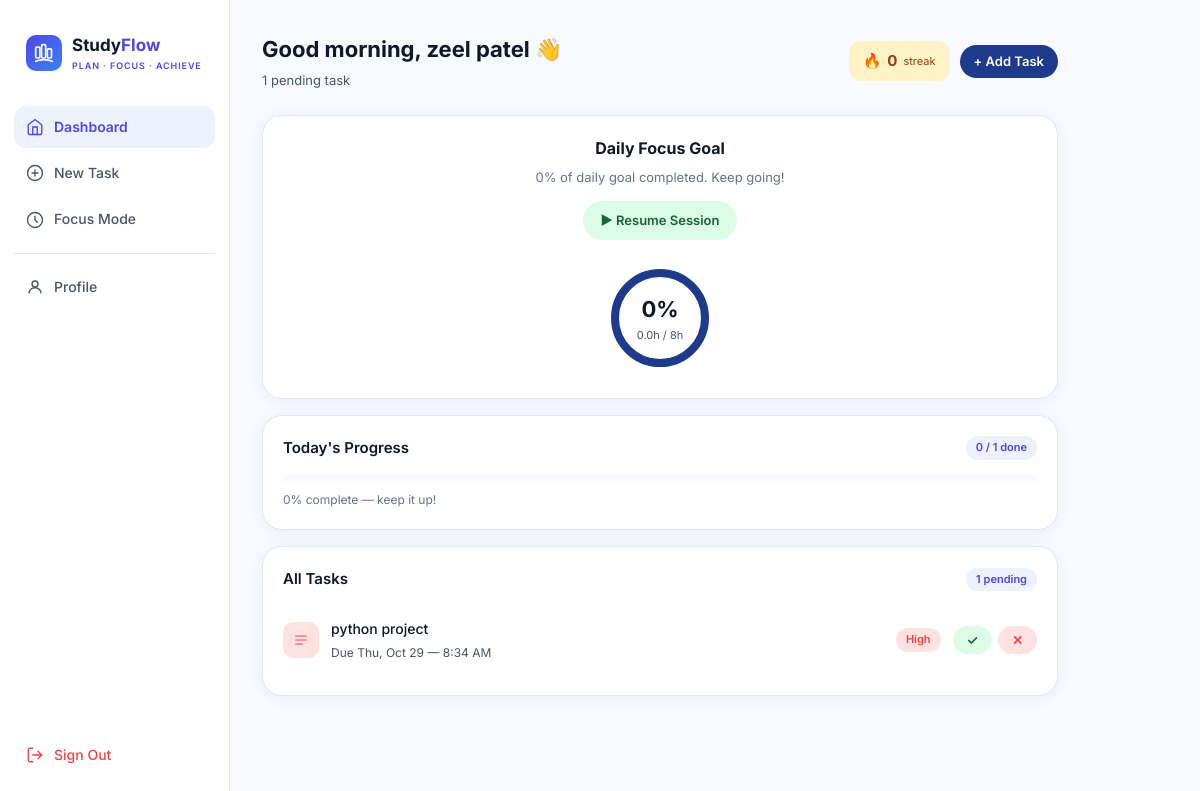
The page /dashboard/ (signed in) on the database its author committed.
### studyflow/models.py (models this page shows, shortened)
class UserProfile(models.Model):
    user          = models.OneToOneField(User, on_delete=models.CASCADE, related_name='profile')
    streak        = models.PositiveIntegerField(default=0)
    last_active   = models.DateField(null=True, blank=True)
    dark_mode     = models.BooleanField(default=False)
    notifications = models.BooleanField(default=True)
    level         = models.PositiveIntegerField(default=1)
    def total_focus_hours(self):
        total = sum(s.duration_minutes for s in self.user.sessions.all())
        return round(total / 60, 1)

class Task(models.Model):
    PRIORITY_CHOICES = [('low','Low'),('medium','Medium'),('high','High')]
    user        = models.ForeignKey(User, on_delete=models.CASCADE, related_name='tasks')
    subject     = models.CharField(max_length=200)
    description = models.TextField(blank=True)
    deadline    = models.DateTimeField()
    priority    = models.CharField(max_length=10, choices=PRIORITY_CHOICES, default='medium')
    completed   = models.BooleanField(default=False)
    file        = models.FileField(upload_to='task_files/', blank=True, null=True)
    created_at  = models.DateTimeField(auto_now_add=True)
    class Meta:
        ordering = ['deadline']

### studyflow/views.py (the view)
# urls.py: path('dashboard/',          views.dashboard,       name='dashboard'),
@login_required
def dashboard(request):
    today    = timezone.now().date()
    profile, _ = UserProfile.objects.get_or_create(user=request.user)
    all_tasks  = request.user.tasks.filter(completed=False).order_by('deadline')
    upcoming   = request.user.tasks.filter(deadline__date__gt=today, completed=False)[:5]
    total      = request.user.tasks.count()
    done       = request.user.tasks.filter(completed=True).count()
    progress   = int((done / total * 100) if total else 0)
    focus_hrs  = profile.total_focus_hours()
    focus_pct  = min(int((focus_hrs / 8) * 100), 100)
    return render(request, 'studyflow/dashboard.html', {
        'all_tasks': all_tasks, 'upcoming': upcoming,
        'progress': progress, 'done': done, 'total': total,
        'profile': profile, 'focus_pct': focus_pct, 'focus_hrs': focus_hrs,
    })

### studyflow/templates/studyflow/dashboard.html (shortened to what this page needs)
{% extends 'studyflow/base.html' %}
{% block content %}
<div class="page-header">
  <div>
    <h1 class="page-title">Good morning, {{ request.user.username }} 👋</h1>
    <p class="page-sub">{{ all_tasks.count }} pending task{{ all_tasks.count|pluralize }}</p>
  </div>
  <div style="display:flex;gap:10px;align-items:center;">
    <div style="background:#fef3c7;border-radius:12px;padding:8px 14px;display:flex;align-items:center;gap:6px;">
      <span>🔥</span><span style="font-size:15px;font-weight:700;color:#92400e;">{{ profile.streak }}</span><span style="font-size:11px;color:#92400e;">streak</span>
    </div>
    <a href="{% url 'task_create' %}" class="btn btn-primary btn-sm">+ Add Task</a>
  </div>
</div>
<div class="card" style="text-align:center;">
  <h3 style="font-size:16px;font-weight:700;margin-bottom:5px;">Daily Focus Goal</h3>
  <p style="font-size:13px;color:#64748b;margin-bottom:14px;">{{ focus_pct }}% of daily goal completed. Keep going!</p>
  <a href="{% url 'focus' %}" style="display:inline-flex;align-items:center;gap:6px;background:#dcfce7;color:#166534;border:none;border-radius:30px;padding:9px 18px;font-size:13px;font-weight:600;cursor:pointer;text-decoration:none;margin-bottom:18px;">▶ Resume Session</a>
  <div class="focus-ring-wrap">
    <svg class="ring-svg" width="120" height="120" viewBox="0 0 120 120">
      <circle class="ring-bg" cx="60" cy="60" r="45"/>
      <circle class="ring-fill" cx="60" cy="60" r="45" style="stroke-dashoffset:{{ 283|add:'-'|add:focus_pct|floatformat:0 }};"/>
    </svg>
    <div class="ring-inner">
      <div class="ring-pct">{{ focus_pct }}%</div>
      <div class="ring-sub">{{ focus_hrs }}h / 8h</div>
    </div>
  </div>
</div>
<div class="card">
  <div class="sec-header">
    <span class="sec-title">Today's Progress</span>
    <span class="pill pill-blue">{{ done }} / {{ total }} done</span>
  </div>
  <div class="progress-wrap">
  </div>
  <p style="font-size:12px;color:#64748b;margin-top:8px;">{{ progress }}% complete — keep it up!</p>
</div>
<div class="card">
  <div class="sec-header">
    <span class="sec-title">All Tasks</span>
    <span class="pill pill-blue">{{ all_tasks.count }} pending</span>
  </div>
  {% if all_tasks %}
    {% for task in all_tasks %}
    <div class="task-item">
      <div style="width:36px;height:36px;border-radius:10px;display:flex;align-items:center;justify-content:center;flex-shrink:0;
        {% if task.priority == 'high' %}background:#fee2e2;{% elif task.priority == 'medium' %}background:#fef3c7;{% else %}background:#dcfce7;{% endif %}">
        <svg width="16" height="16" viewBox="0 0 24 24" fill="none" stroke="{% if task.priority == 'high' %}#ef4444{% elif task.priority == 'medium' %}#f59e0b{% else %}#22c55e{% endif %}" stroke-width="1.8" stroke-linecap="round"><path d="M4 6h16M4 12h16M4 18h10"/></svg>
      </div>
      <div style="flex:1;min-width:0;">
        <div class="task-name">{{ task.subject }}</div>
        <div class="task-due">Due {{ task.deadline|date:"D, M j — g:i A" }}</div>
      </div>
      <span class="pill {% if task.priority == 'high' %}pill-red{% elif task.priority == 'medium' %}pill-amber{% else %}pill-green{% endif %}">
        {{ task.get_priority_display }}
      </span>
      <div class="task-actions">
        <form method="POST" action="{% url 'task_complete' task.pk %}" style="display:inline;">
          <button type="submit" class="btn btn-success btn-sm" title="Mark done">✓</button>
        </form>
        <form method="POST" action="{% url 'task_delete' task.pk %}" style="display:inline;">
          <button type="submit" class="btn btn-danger btn-sm" title="Delete">✕</button>
        </form>
      </div>
    </div>
    {% endfor %}
  {% endif %}
</div>
{% endblock %}

### studyflow/templates/studyflow/base.html (shortened to what this page needs)
{% load static %}
<!DOCTYPE html>
<html lang="en">
<head>
  <link rel="stylesheet" href="{% static 'studyflow/css/style.css' %}">
</head>
<body class="{% if request.user.is_authenticated and request.user.profile.dark_mode %}dark{% endif %}">
<div class="app-shell">
  <nav class="sidebar">
    <div class="logo">
      <div class="logo-icon">
        <svg viewBox="0 0 24 24" fill="none" stroke="#fff" stroke-width="2" stroke-linecap="round">
          <rect x="2" y="5" width="5" height="13" rx="1.5"/>
          <rect x="9" y="2" width="5" height="16" rx="1.5"/>
          <rect x="16" y="7" width="5" height="11" rx="1.5"/>
          <path d="M2 22 Q12 18 22 22"/>
        </svg>
      </div>
      <div>
        <div class="logo-text">Study<span>Flow</span></div>
        <div class="logo-tagline">PLAN · FOCUS · ACHIEVE</div>
      </div>
    </div>
    <a href="{% url 'dashboard' %}" class="nav-item {% if request.resolver_match.url_name == 'dashboard' %}active{% endif %}">
      <svg viewBox="0 0 24 24" fill="none" stroke="currentColor" stroke-width="1.8" stroke-linecap="round"><path d="M3 9l9-7 9 7v11a2 2 0 0 1-2 2H5a2 2 0 0 1-2-2z"/><polyline points="9 22 9 12 15 12 15 22"/></svg>
      Dashboard
    </a>
    <a href="{% url 'task_create' %}" class="nav-item {% if request.resolver_match.url_name == 'task_create' %}active{% endif %}">
      <svg viewBox="0 0 24 24" fill="none" stroke="currentColor" stroke-width="1.8" stroke-linecap="round"><circle cx="12" cy="12" r="10"/><line x1="12" y1="8" x2="12" y2="16"/><line x1="8" y1="12" x2="16" y2="12"/></svg>
      New Task
    </a>
    <a href="{% url 'focus' %}" class="nav-item {% if request.resolver_match.url_name == 'focus' %}active{% endif %}">
      <svg viewBox="0 0 24 24" fill="none" stroke="currentColor" stroke-width="1.8" stroke-linecap="round"><circle cx="12" cy="12" r="10"/><polyline points="12 7 12 12 15 15"/></svg>
      Focus Mode
    </a>
    <div class="nav-divider"></div>
    <a href="{% url 'profile' %}" class="nav-item {% if request.resolver_match.url_name == 'profile' %}active{% endif %}">
      <svg viewBox="0 0 24 24" fill="none" stroke="currentColor" stroke-width="1.8" stroke-linecap="round"><circle cx="12" cy="8" r="4"/><path d="M4 20c0-4 3.6-7 8-7s8 3 8 7"/></svg>
      Profile
    </a>
    <a href="{% url 'logout' %}" class="nav-item nav-logout">
      <svg viewBox="0 0 24 24" fill="none" stroke="currentColor" stroke-width="1.8" stroke-linecap="round"><path d="M9 21H5a2 2 0 0 1-2-2V5a2 2 0 0 1 2-2h4"/><polyline points="16 17 21 12 16 7"/><line x1="21" y1="12" x2="9" y2="12"/></svg>
      Sign Out
    </a>
  </nav>
  <main class="main">
    {% block content %}{% endblock %}
  </main>
</div>
</body>
</html>

### studyflow/static/studyflow/css/style.css (style rules this page uses)
:root { --brand: #4f46e5; --brand-dark: #1e3a8a; --brand-light: #eef2ff; --green: #22c55e; --green-bg: #dcfce7; --amber: #f59e0b; --amber-bg: #fef3c7; --red: #ef4444; --red-bg: #fee2e2; --text: #0f172a; --text2: #475569; --text3: #94a3b8; --border: #e2e8f0; --surface: #ffffff; --bg: #f8faff; --shadow: 0 2px 16px rgba(79,70,229,0.08); --radius: 12px; --radius-lg: 20px; }
* { box-sizing: border-box; margin: 0; padding: 0; }
body { font-family: 'Inter', -apple-system, sans-serif; background: var(--bg); color: var(--text); font-size: 15px; line-height: 1.6; min-height: 100vh; }
.app-shell { display: flex; min-height: 100vh; }
.sidebar { width: 230px; background: var(--surface); border-right: 1px solid var(--border); padding: 24px 14px; position: fixed; height: 100vh; display: flex; flex-direction: column; gap: 4px; overflow-y: auto; }
.main { margin-left: 230px; flex: 1; padding: 32px; max-width: 860px; }
.logo { display: flex; align-items: center; gap: 10px; padding: 8px 12px; margin-bottom: 20px; }
.logo-icon { width: 36px; height: 36px; background: linear-gradient(135deg, var(--brand), #3b82f6); border-radius: 10px; display: flex; align-items: center; justify-content: center; }
.logo-icon svg { width: 20px; height: 20px; }
.logo-text { font-size: 17px; font-weight: 700; color: var(--text); }
.logo-text span { color: var(--brand); }
.logo-tagline { font-size: 9px; font-weight: 600; letter-spacing: .1em; color: var(--brand); }
.nav-item { display: flex; align-items: center; gap: 10px; padding: 10px 12px; border-radius: var(--radius); color: var(--text2); text-decoration: none; font-size: 14px; font-weight: 500; transition: all .15s; }
.nav-item.active { background: var(--brand-light); color: var(--brand); font-weight: 600; }
.nav-item svg { width: 18px; height: 18px; flex-shrink: 0; }
.nav-divider { height: 1px; background: var(--border); margin: 8px 0; }
.nav-logout { margin-top: auto; color: var(--red) !important; }
.card { background: var(--surface); border: 1px solid var(--border); border-radius: var(--radius-lg); padding: 20px; box-shadow: var(--shadow); margin-bottom: 16px; }
.page-header { display: flex; align-items: center; justify-content: space-between; margin-bottom: 24px; }
.page-title { font-size: 22px; font-weight: 700; color: var(--text); }
.page-sub { font-size: 13px; color: var(--text2); margin-top: 3px; }
.sec-header { display: flex; align-items: center; justify-content: space-between; margin-bottom: 14px; }
.sec-title { font-size: 15px; font-weight: 600; color: var(--text); }
.btn { display: inline-flex; align-items: center; gap: 7px; padding: 10px 20px; border-radius: 30px; font-size: 14px; font-weight: 600; border: none; cursor: pointer; text-decoration: none; transition: all .15s; font-family: 'Inter', sans-serif; }
.btn-primary { background: var(--brand-dark); color: #fff; }
.btn-success { background: var(--green-bg); color: #166534; }
.btn-danger { background: var(--red-bg); color: var(--red); }
.btn-sm { padding: 6px 14px; font-size: 13px; }
.pill { display: inline-block; font-size: 11px; font-weight: 600; padding: 3px 10px; border-radius: 20px; }
.pill-blue { background: var(--brand-light); color: var(--brand); }
.pill-red { background: var(--red-bg); color: var(--red); }
.progress-wrap { background: var(--bg); border-radius: 20px; height: 8px; overflow: hidden; }
.task-item { display: flex; align-items: center; gap: 12px; padding: 13px 0; border-bottom: 1px solid var(--border); }
.task-item:last-child { border-bottom: none; }
.task-name { font-size: 14px; font-weight: 500; color: var(--text); flex: 1; }
.task-due { font-size: 12px; color: var(--text2); margin-top: 2px; }
.task-actions { display: flex; gap: 6px; }
.focus-ring-wrap { position: relative; width: 120px; height: 120px; margin: 0 auto; }
.ring-svg { transform: rotate(-90deg); }
.ring-inner { position: absolute; top: 50%; left: 50%; transform: translate(-50%,-50%); text-align: center; }
.ring-pct { font-size: 22px; font-weight: 700; color: var(--text); }
.ring-sub { font-size: 11px; color: var(--text2); }

### rows shown on the page
UserProfile: streak "0"
Task: subject "python project", deadline "Thu, Oct 29 — 8:34 AM", priority "High"

### other values the page prints
{{ request.user.username }} "zeel patel"
{{ all_tasks.count }} "1"
{{ focus_pct }} "0"
{{ focus_hrs }} "0.0"
{{ done }} "0"
{{ total }} "1"
{{ progress }} "0"
